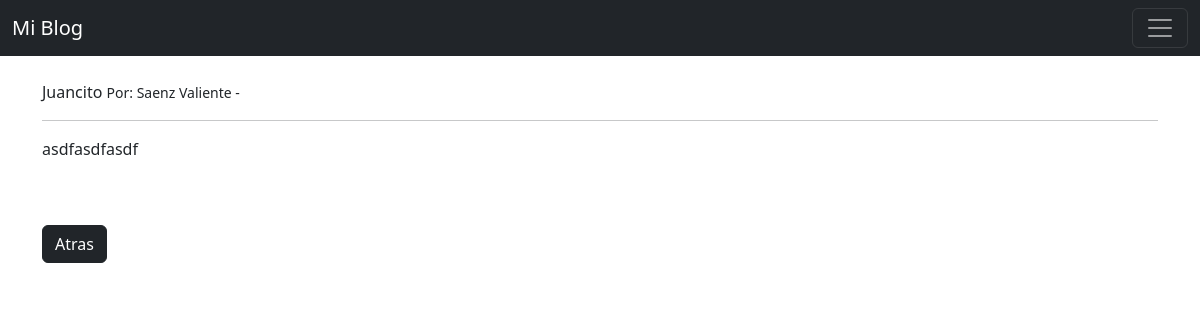
/post/1/, run on an earlier commit of the app's database.
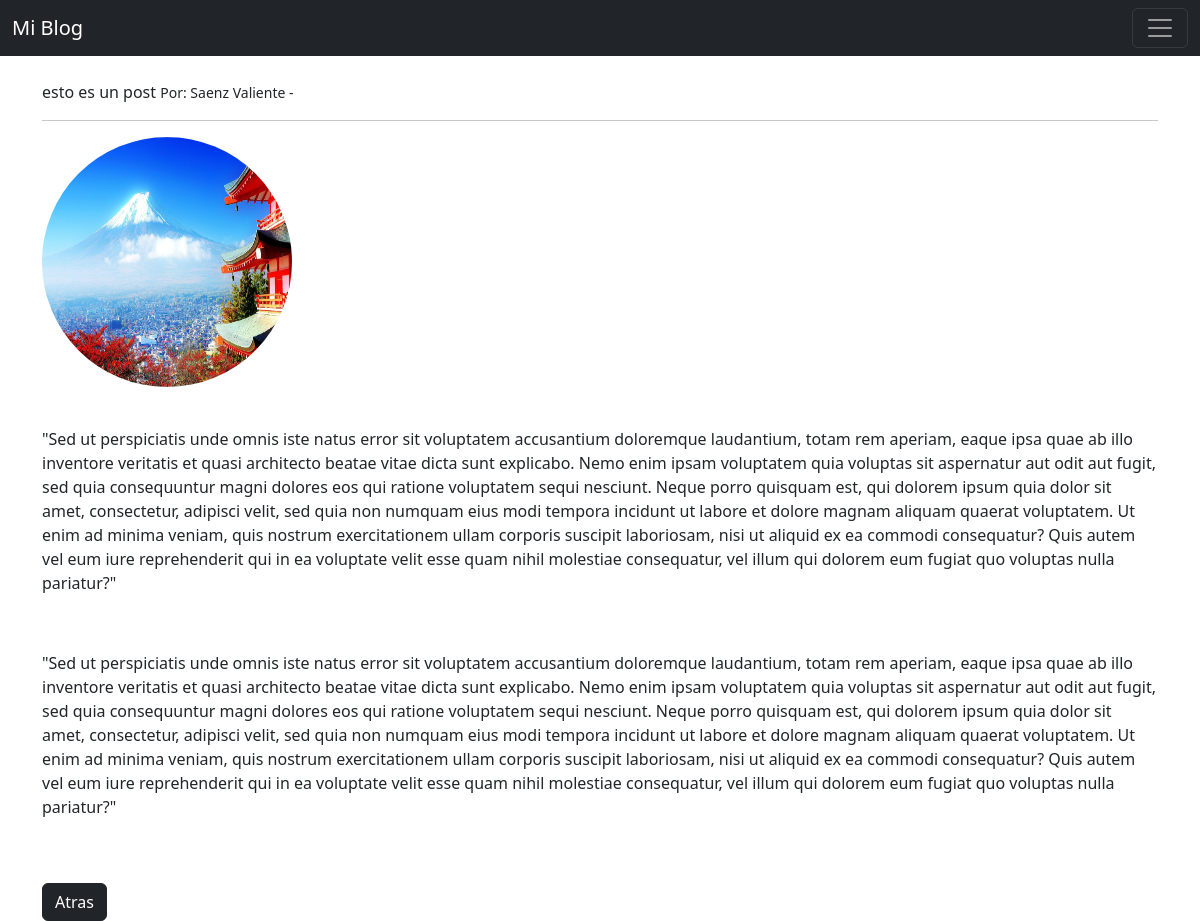
And on a later commit of the database.
### postRecepies/models.py (models this page shows, shortened)
class Post(models.Model):
    title = models.CharField(max_length=255)
    body =   RichTextField(blank=True, null=True)
    author = models.ForeignKey(User, on_delete=models.CASCADE)
    date_post = models.DateField(auto_now_add=True)
    header_image = models.ImageField(upload_to='images/', blank=True, null=True)

### postRecepies/views.py (the view)
# urls.py: path('post/<int:pk>/', PostDetailView.as_view(), name='detalle_receta'),
class PostDetailView(DetailView):
    model = Post
    template_name = 'detalle_receta.html'

### postRecepies/templates/detalle_receta.html (shortened to what this page needs)
{% extends 'father.html' %}
{% block content %}
        <h1>{{ post.title }} </h1>
        <small>Por: {{ post.author.last_name }} - {{post.fecha_post}}<br>
        <hr>
        {% if post.header_image  %}
        <img src="{{post.header_image.url}}" width=250 height=250 class="rounded-circle"></br></br>
        {% endif %}
        </small>
        <p>{{ post.body|safe }}</p>
        <br/><br/>
        <a href="{% url 'index' %}" class="btn btn-dark">Atras</a>
{% endblock %}

What changed in the data, as far as the page shows it:
changed Post "Saenz Valiente": title "Juancito" → "esto es un post"; header_image: picture added; body "asdfasdfasdf" → "\"Sed ut perspiciatis unde omnis iste natus error sit voluptatem accusantium doloremque laudantium, totam rem aperiam, eaque ipsa quae ab illo inventore veritatis et quasi architecto beatae vitae dicta sunt explicabo. Nemo enim ipsam voluptatem quia voluptas sit aspernatur aut odit aut fugit, sed quia consequuntur magni dolores eos qui ratione voluptatem sequi nesciunt. Neque porro quisquam est, qui dolorem ipsum quia dolor sit amet, consectetur, adipisci velit, sed quia non numquam eius modi tempora incidunt ut labore et dolore magnam aliquam quaerat voluptatem. Ut enim ad minima veniam, quis nostrum exercitationem ullam corporis suscipit laboriosam, nisi ut aliquid ex ea commodi…"
